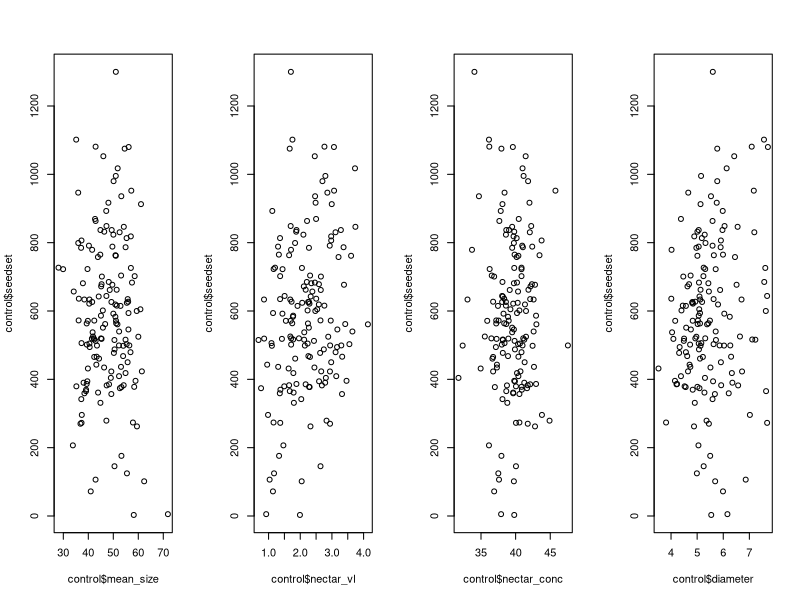
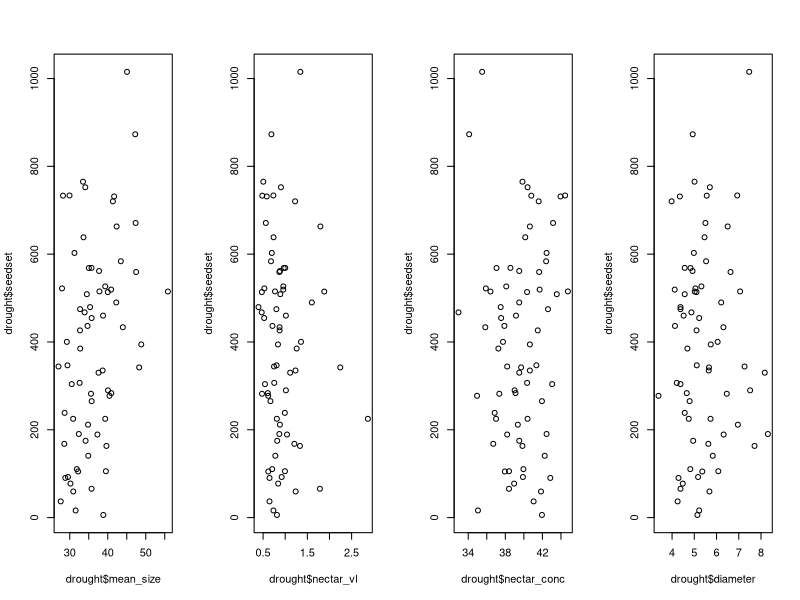
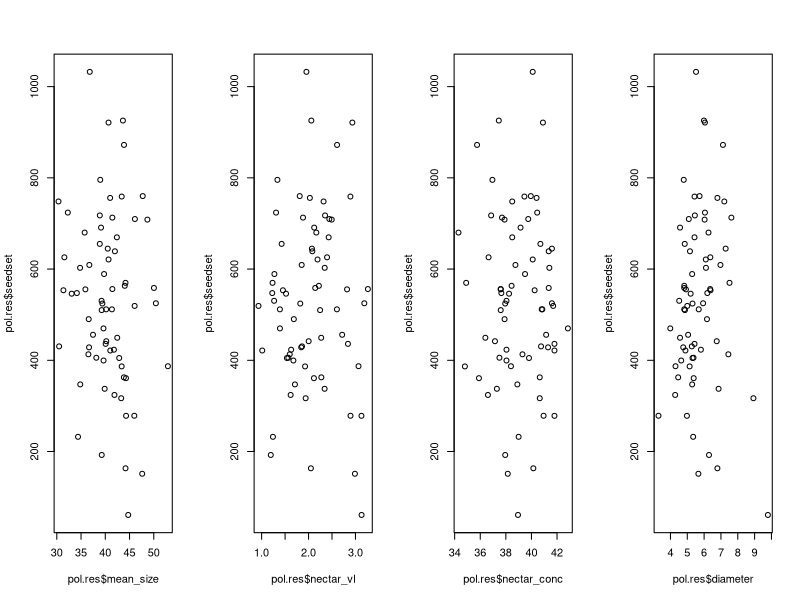
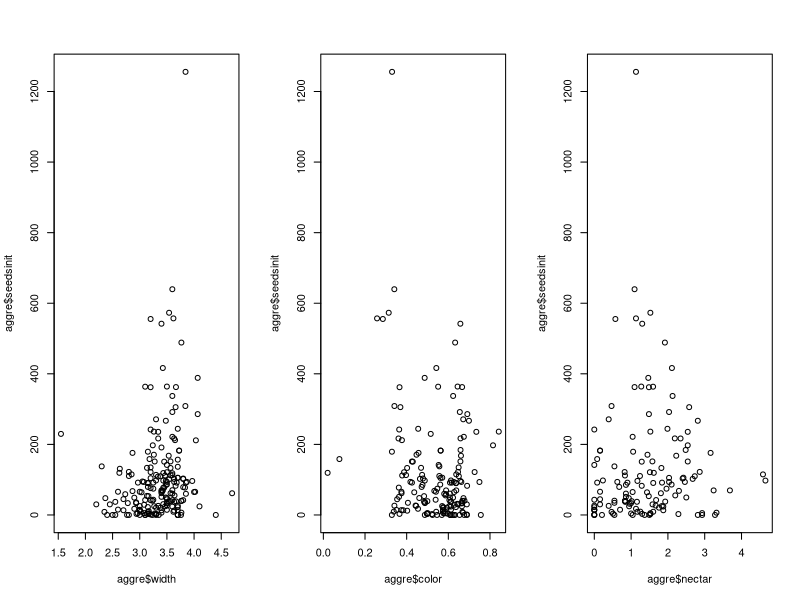
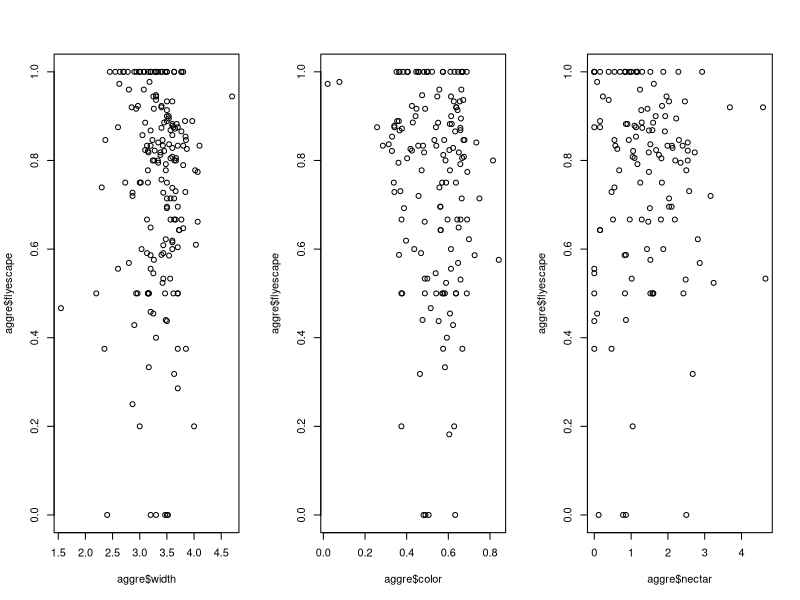

Generate these figures, in order, with R:
## ---- chunk 1
knitr::opts_chunk$set(echo = TRUE)
#install.packages("nameofthepackage")
library(knitr)
library(dplyr)
## ---- chunk 2
ipo<-read.csv("ipomoea_data.csv")
head(ipo)
ipo$Treatment<-as.factor(ipo$Treatment)
ipo[1:5, 7:12]# the phenotypic traits 
## ---- chunk 3
cor.ipo= cor(ipo[,c(7:10, 12)], use="pairwise")
signif(cor.ipo, 2)
## ---- chunk 4
#In the control treatment (well-watered plants)
control= ipo %>%
  filter(Treatment %in% "C")

par(mfcol= c(1,4))
plot(control$mean_size, control$seedset)
plot(control$nectar_vl, control$seedset)
plot(control$nectar_conc, control$seedset)
plot(control$diameter, control$seedset)
## ---- chunk 5
#Estimating relative fitness in the control treatment
control$relfit= control$seedset/mean(control$seedset, na.rm= TRUE)
## ---- chunk 6
#In the drought treatment (plants in water deficit)
drought= ipo %>%
  filter(Treatment %in% "D")

par(mfcol= c(1,4))
plot(drought$mean_size, drought$seedset)
plot(drought$nectar_vl, drought$seedset)
plot(drought$nectar_conc, drought$seedset)
plot(drought$diameter, drought$seedset)
## ---- chunk 7
#Estimating relative fitness in the drought (water deficit) treatment
drought$relfit= drought$seedset/mean(drought$seedset, na.rm= TRUE)
## ---- chunk 8
#In the control treatment (well-watered plants)
pol.res= ipo %>%
  filter(Treatment %in% "PR")

par(mfcol= c(1,4))
plot(pol.res$mean_size, pol.res$seedset)
plot(pol.res$nectar_vl, pol.res$seedset)
plot(pol.res$nectar_conc, pol.res$seedset)
plot(pol.res$diameter, pol.res$seedset)
## ---- chunk 9
#Estimating relative fitness in the pollination restriction treatment
pol.res$relfit= pol.res$seedset/mean(pol.res$seedset, na.rm= TRUE)
## ---- chunk 10
#In the control treatment
IC = var(control$relfit, na.rm= TRUE)
IC

#In the drought treatment
ID = var(drought$relfit, na.rm= TRUE)
ID

#In the pollinator restriction treatment
IPR = var(pol.res$relfit, na.rm= TRUE)
IPR

#Opportunity for selection is higher in the water deficit experimental population
## ---- chunk 11
#In the control treatment
m = lm(relfit~ scale(nectar_vl) + scale(nectar_conc)
+ scale(mean_size) + scale(diameter), data= control, na=na.exclude)
summary(m)$coef
## ---- chunk 12
#We center the traits to the mean (subtract the mean)
#and mean-scale the traits (divide by the mean)
control$nectar_vl_m = 
  (control$nectar_vl-mean(control$nectar_vl, na.rm=T))/mean(control$nectar_vl, na.rm=T)
control$nectar_conc_m = 
  (control$nectar_conc-mean(control$nectar_conc, na.rm=T))/mean(control$nectar_conc, na.rm=T)
control$mean_size_m = 
  (control$mean_size-mean(control$mean_size, na.rm=T))/mean(control$mean_size, na.rm=T)
control$diameter_m =
  (control$diameter-mean(control$diameter, na.rm = T))/mean(control$diameter, na.rm = T)

#Then we estimate the multivariate linear selection gradients:
m.mean = lm(relfit~ nectar_vl_m + nectar_conc_m
+ mean_size_m + diameter_m, data= control, na=na.exclude)

summary(m.mean)$coef
## ---- chunk 13
#In the water deficit treatment:
#Variance-scaled multivariate selection gradients: 
md = lm(relfit~ scale(nectar_vl) + scale(nectar_conc)
+ scale(mean_size) + scale(diameter), data= drought, na=na.exclude)

summary(md)$coef
## ---- chunk 14
#First we center to the mean and mean-scale the traits:
drought$nectar_vl_m =
  (drought$nectar_vl-mean(drought$nectar_vl, na.rm=T))/mean(drought$nectar_vl, na.rm=T)
drought$nectar_conc_m = 
  (drought$nectar_conc-mean(drought$nectar_conc, na.rm=T))/mean(drought$nectar_conc, na.rm=T)
drought$mean_size_m = 
  (drought$mean_size-mean(drought$mean_size, na.rm=T))/mean(drought$mean_size, na.rm=T)
drought$diameter_m =
  (drought$diameter-mean(drought$diameter, na.rm=T)) /mean(drought$diameter, na.rm = T)

#Then we estimate the multivariate linear selection gradients:
md.mean = lm(relfit~ nectar_vl_m + nectar_conc_m
+ mean_size_m + diameter_m, data= drought, na=na.exclude)

summary(md.mean)$coef
## ---- chunk 15
#Estimate relative fitness within each treatment:
ipo.treat=ipo %>% 
  group_by(Treatment)%>%
  mutate("relfit"= seedset/mean(seedset, na.rm= TRUE))%>%
  ungroup()
## ---- chunk 16
#Fit the ANCOVA model to test for differences in selection between
#control and water deficit:
ipo.treat.cd = ipo.treat %>%
  filter(!Treatment %in% "PR") %>% #exclude pol.res treatment for comparison
  droplevels()

#Notice that the ANCOVA includes the interaction (*) between each trait and the treatment variable
m.ancova.cd= aov(relfit ~ scale(nectar_vl)+ scale(nectar_conc)
+ scale(mean_size)+ scale(diameter)+ scale(nectar_vl)*Treatment+
scale(nectar_conc)*Treatment+ scale(mean_size)*Treatment+
  scale(diameter)*Treatment, na= na.exclude, data = ipo.treat.cd)

summary(m.ancova.cd)
## ---- chunk 17
ipo.treat.cpr = ipo.treat %>%
  filter(!Treatment %in% "D") %>% #exclude water deficit treatment for #comparison
  droplevels()

m.ancova.cpr= aov(relfit ~ scale(nectar_vl)+ scale(nectar_conc)+
scale(mean_size)+ scale(diameter)+ scale(nectar_vl)*Treatment+ 
  scale(nectar_conc)*Treatment+ scale(mean_size)*Treatment+ scale(diameter)*Treatment,
na= na.exclude, data = ipo.treat.cpr)

summary(m.ancova.cpr)
## ---- chunk 18
#Center and scale the traits by their mean within each treatment
ipo.treat= ipo.treat %>% 
  group_by(Treatment)%>%
  mutate(across(c(nectar_vl, nectar_conc, mean_size, diameter),
                ~(.x-mean(.x, na.rm = TRUE))/mean(.x, na.rm = TRUE),
                .names= "{col}_m"))%>%
  ungroup()

#Fit the ANCOVA model to test for differences in selection between control and water deficit:
ipo.treat.cd= ipo.treat %>%
  filter(!Treatment %in% "PR") %>% #exclude pol.res treatment for
  #comparison
  droplevels()
  
m.ancova.cdm= aov(relfit ~ nectar_vl_m+ nectar_conc_m+ mean_size_m+
diameter_m+ nectar_vl_m*Treatment+ nectar_conc_m*Treatment+ 
  mean_size_m*Treatment+ diameter_m*Treatment,
na= na.exclude, data = ipo.treat.cd)
summary(m.ancova.cdm)
## ---- chunk 19
#We first variance-scale the traits (here with "scale" function)
#and then we square (^2) the traits:
control= control %>% 
mutate(across(c(nectar_vl, nectar_conc, mean_size, diameter),
              ~(scale(.)), .names= "{col}_s"))%>%
mutate(across(c(nectar_vl_s, nectar_conc_s, mean_size_s, diameter_s),
              ~ (.x^2), .names= "{col}q"))
## ---- chunk 20
#For flower nectar volume
m= lm(relfit~ nectar_vl_s+ nectar_vl_sq, na= na.exclude, data= control)
summary(m)$coef

#For flower mean size
summary(lm(relfit~ mean_size_s+ mean_size_sq, na= na.exclude, data= control))$coef

#For plant diameter
summary(lm(relfit~ diameter_s+ diameter_sq, na= na.exclude, data= control))$coef
## ---- chunk 21
m= lm(relfit~ nectar_vl_s+ nectar_vl_sq + 
        nectar_conc_s+ nectar_conc_sq+ mean_size_s+ mean_size_sq
      + diameter_s+ diameter_sq, na= na.exclude, data= control)
summary(m)$coef
## ---- chunk 22
gamma_meansize= summary(m)$coef[7]*2
gamma_meansize
SE= 0.026*2
SE

## ---- chunk 23
camp22<-read.csv("Campbell_etal_22.csv")
names(camp22)
camp22$Site= as.factor(camp22$Site)
camp22$Type= as.factor(camp22$Type)
## ---- chunk 24
aggre= camp22 %>%
  filter(Site== "agg") %>% 
dplyr::select(c(1:6, 11, 12))%>% #Filter to include petal width, color #and nectar
droplevels()
## ---- chunk 25
par(mfrow= c(1,3))
plot(aggre$width, aggre$seedsinit)
plot(aggre$color, aggre$seedsinit)
plot(aggre$nectar, aggre$seedsinit)
## ---- chunk 26
par(mfrow= c(1,3))
plot(aggre$width, aggre$flyescape)
plot(aggre$color, aggre$flyescape)
plot(aggre$nectar, aggre$flyescape)
## ---- chunk 27
aggre$relfit.pol = aggre$seedsinit/mean(aggre$seedsinit, na.rm = T)
aggre$relfit.pred = aggre$flyescape/mean(aggre$flyescape, na.rm = T)
## ---- chunk 28
summary(lm(relfit.pol~ scale(width), data= aggre, na= na.exclude))$coef
summary(lm(relfit.pol~ scale(color), data= aggre, na= na.exclude))$coef
summary(lm(relfit.pol~ scale(nectar), data=aggre, na= na.exclude))$coef
## ---- chunk 29
m = lm(relfit.pol~ scale(width) + scale(color)
+ scale(nectar), data= aggre, na= na.exclude)
summary(m)$coef
## ---- chunk 30
#Mean-scale the traits
aggre= aggre %>% 
mutate(across(c(width, color, nectar),~ (.x-mean(.x, na.rm = T))/mean(.x, na.rm = T),
.names= "{col}_m"))


m = lm(relfit.pol~ width_m + color_m+ nectar_m, na= na.exclude, data= aggre)
summary(m)$coef
## ---- chunk 31
#Variance-scale and square the traits
aggre= aggre %>% 
  mutate(across(c(width, color, nectar),  ~(scale(.)), .names= "{col}_s")) %>%
mutate(across(c(width_s, color_s, nectar_s),  ~ .x^2, .names= "{col}q"))

#Fit the quadratic regression model:
m = lm(relfit.pol~ width_s + color_s+ nectar_s+ width_sq+ color_sq+ nectar_sq,
       na= na.exclude, data= aggre)
summary(m)$coef

## ---- chunk 32
gamma_color =summary(m)$coef[6, 1]*2
SE= 0.075*2
## ---- chunk 33
m = lm(relfit.pol~ width_s + color_s+ nectar_s+
         width_sq + color_sq+ nectar_sq+
  width_s*color_s+ width_s*nectar_s+  color_s*nectar_s, 
  na= na.exclude, data= aggre)
summary(m)$coef
## ---- chunk 34
#Square the mean-scaled traits
aggre= aggre %>%
mutate(across(c(width_m, color_m, nectar_m),  ~ .x^2, .names= "{col}q"))

m = lm(relfit.pol~ width_m + color_m+ nectar_m+ width_mq +
         color_mq+ nectar_mq+ width_m*color_m+ width_m*nectar_m+
         color_m*nectar_m, na= na.exclude, data= aggre)
summary(m)$coef
